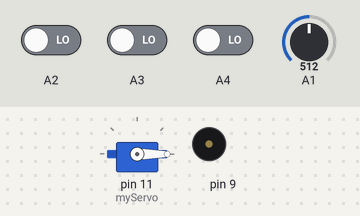
The sketch below on a simulated Arduino Uno, built with avr-gcc and run on an emulated ATmega328P. Parts: servo, buzzer (waves = sounding). The test bench sets the inputs (shaded band); at power-on: A3 LOW, A2 LOW, A1 = 512, A4 LOW.

Above: at 2.2 s.
2.3 s: A3 driven HIGH
At 2.55 s:
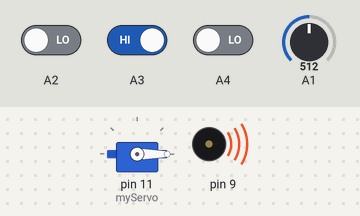
5.3 s: A2 driven HIGH
At 6.6 s:
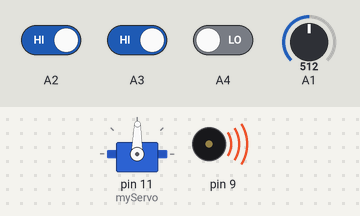
8.3 s: A2 driven LOW
At 9.2 s:
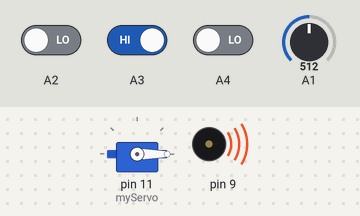
11.3 s: A3 driven LOW
At 12.1 s:
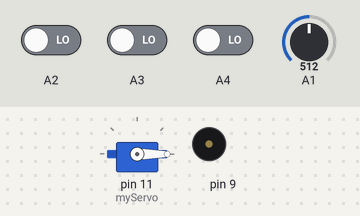
12.8 s: A2 driven HIGH
At 13.5 s:
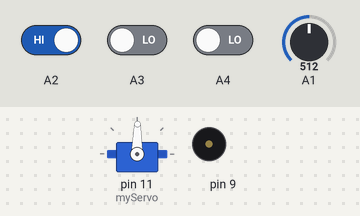
15.8 s: A2 driven LOW
At 16.2 s:
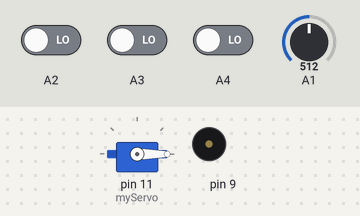
Timing chart, 0 to 18.3 s (numbered marks = the images above; inputs shaded):
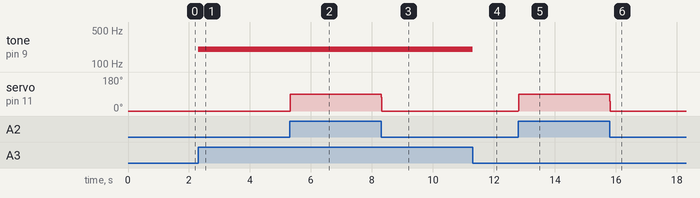

Measured:
- after the input at 2.3 s, tone on pin 9: silent → 200 Hz at once
- after the input at 5.3 s, servo on pin 11 (myServo): 0° → 89° at once
- after the input at 8.3 s, servo on pin 11 (myServo): 89° → 0° at once
- after the input at 11.3 s, tone on pin 9: stays silent (without the input it goes to 200 Hz after 0.00 s)
- after the input at 12.8 s, servo on pin 11 (myServo): 0° → 89° at once
- after the input at 15.8 s, servo on pin 11 (myServo): 89° → 0° at once

The sketch:

Music.ino
```cpp
#include <Servo.h>
//Servo Motor
Servo myServo;
//if currently spinning servo
bool spin = false;
//if currently spinning servo back
bool fallBack = false;
//if music is playing
bool playing = false;
//how long the music has been playing
long timePlaying = 0;
int pos = 0;
void setup() {
  //Set up input and output
  pinMode(9, OUTPUT);
  pinMode(A1, INPUT);
  pinMode(A2, INPUT);
  pinMode(A3, INPUT);
  pinMode(A4, INPUT);
  myServo.attach(11);
  myServo.write(0);
  delay(1000);
  Serial.begin(9600);
}
void loop() {
  int servoControl = digitalRead(A2);
  int noteOne = digitalRead(A3);
  int noteTwo = digitalRead(A4);
  int frequency = analogRead(A1);
  int angle = 90;
  if (playing == true) {
    //Check if 500 milliseconds have passed
    if(millis() - timePlaying >= 500) {
      //stop playing music
      playing = false;
      noTone(9);
    }
  }
  //Check if button one is pressed
  else if (noteOne == HIGH) {
    //play music based on potentiometer value
    int toneValue = map(frequency, 0, 1023, 150,250);
    tone(9,toneValue,500);
    timePlaying = millis();
    playing = true;
  }
  //Check if button two is pressed
  else if (noteTwo == HIGH) {
    //play music based on potentiometer value
    int toneValue = map(frequency, 0, 1023, 850,1050);
    tone(9,toneValue,500);
    timePlaying = millis();
    playing = true;
  }
  //Check if button to spin pressed
  if(servoControl == HIGH) {
    spin = true;
  }
  //Check if spinning
  if (spin == true) {
    //move servo by 1 degree
    pos++;
    myServo.write(pos);
    if (pos >= 90) {
      spin = false;
      fallBack = true;
    }
  }
  //Check if moving servo back
  if (fallBack == true) {
    //move servo back by 1 degree
    pos--;
    myServo.write(pos);
    if (pos <= 0) {
      fallBack = false;
    }
  }
}
```
